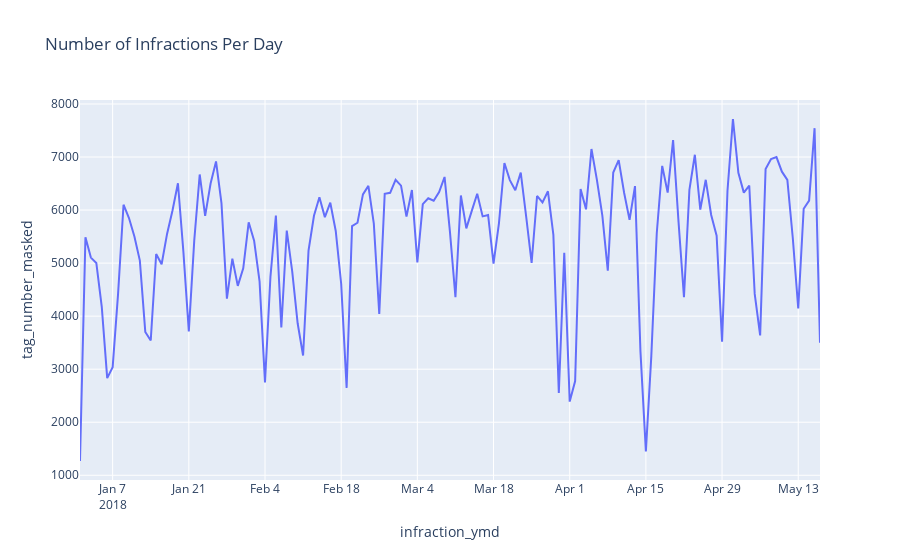

Notebook code for this chart:
### Markdown cell above
## plot total infractions by month##

### Code cell
# plot daily infractions by month
fig = px.line(daily_infraction_df, x='infraction_ymd', y='tag_number_masked', title='Number of Infractions Per Day')
fig.show()

### Figure 1 — Plotly figure (JSON) as saved in the notebook; plotly's stock layout.template omitted (floating-point values rounded to 4 significant figures; data arrays with more than 128 entries replaced by an {"elided": "..."} marker saying what was removed)
{"data": [{"hoverlabel": {"namelength": 0}, "hovertemplate": "infraction_ymd=%{x}<br>tag_number_masked=%{y}", "legendgroup": "", "line": {"color": "#636efa", "dash": "solid"}, "mode": "lines", "name": "", "showlegend": false, "type": "scatter", "x": {"elided": "137 str values"}, "xaxis": "x", "y": {"elided": "137 int values"}, "yaxis": "y"}], "layout": {"legend": {"tracegroupgap": 0}, "title": {"text": "Number of Infractions Per Day"}, "xaxis": {"anchor": "y", "domain": [0, 1], "title": {"text": "infraction_ymd"}}, "yaxis": {"anchor": "x", "domain": [0, 1], "title": {"text": "tag_number_masked"}}}}
